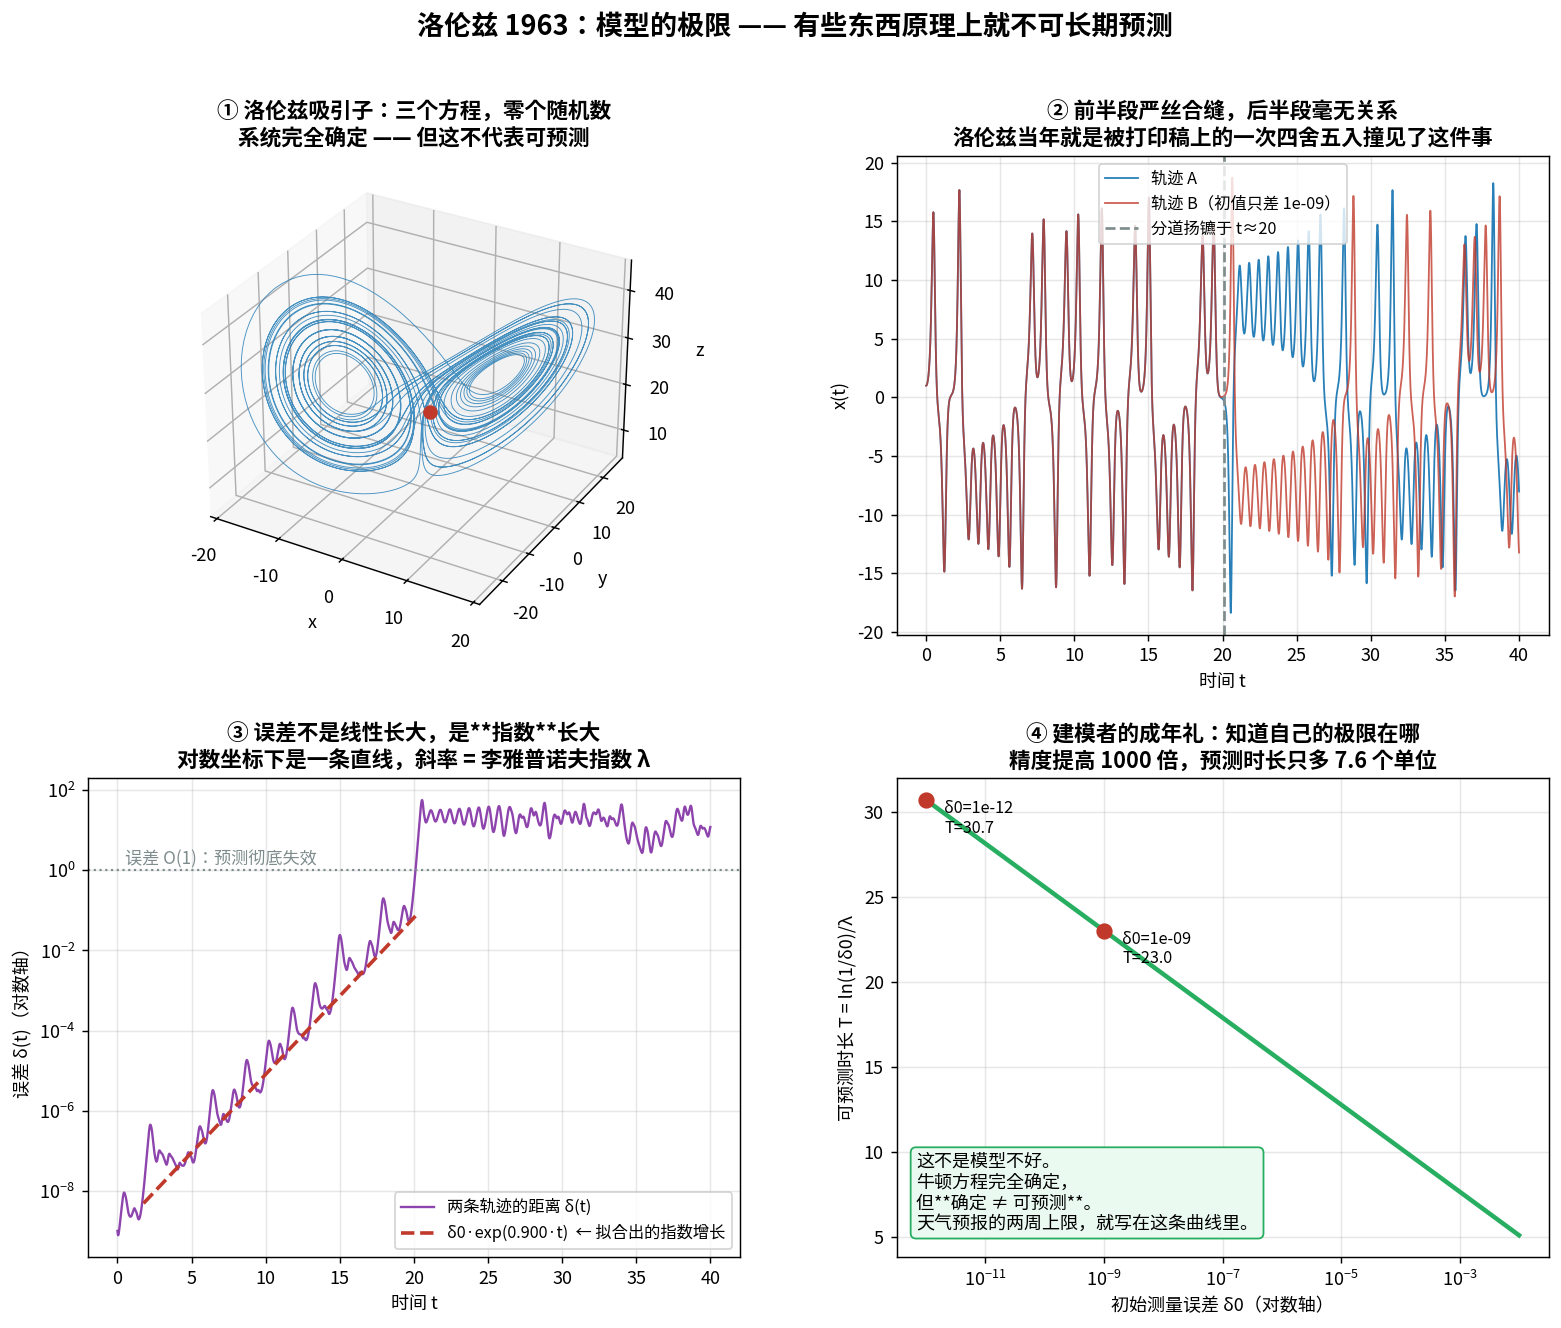

Here is the Python script that generated this plot:
"""lorenz_predictability.py
================================================================================
Chapter 0.4.8 · 洛伦兹 1963：模型的极限 —— 有些东西原理上就不可长期预测

现象 → 模拟 → 解剖 → 公式：

  现象：1961 年，洛伦兹在打印稿上把初值从 0.506127 抄成 0.506 重跑天气模拟，
        本以为只差一点点，结果两条曲线几周（模拟时间）后完全无关。
        他后来把这件事写成三个方程 —— 大气对流的极简模型。
  模拟：本脚本跑两条只差 δ0 的轨迹，看它们什么时候分道扬镳。
  解剖：误差不是线性增长，是**指数增长**：δ(t) ≈ δ0·e^{λt}，λ 是最大李雅普诺夫指数。
        于是可预测时长 T ≈ (1/λ)·ln(容忍误差/δ0) —— 对 δ0 只有**对数**依赖。
        **把初始测量精度提高 1000 倍，只多买到 ln(1000)/λ ≈ 7.6 个时间单位。**
  公式：这不是模型不好，是这类系统的本性。牛顿方程完全确定，
        但确定 ≠ 可预测。知道模型的极限在哪，是建模者的成年礼。

天气预报做不到两周以上，不是因为超算不够快，是因为这条指数曲线。

运行：  python ch00_4_modeling/lorenz_predictability.py
================================================================================
"""

from pathlib import Path

import matplotlib.pyplot as plt
import numpy as np

SIGMA, RHO, BETA = 10.0, 28.0, 8.0 / 3.0     # 洛伦兹 1963 的原始参数


def lorenz(state):
    """三个方程，全部的物理。它们是完全确定的 —— 没有一个随机数。"""
    x, y, z = state
    return np.array([SIGMA * (y - x),
                     x * (RHO - z) - y,
                     x * y - BETA * z])


def integrate(state0, dt=0.005, steps=8000):
    """四阶龙格-库塔 —— 数值积分的标准工具（Runge 1895, Kutta 1901）。"""
    traj = np.empty((steps + 1, 3))
    traj[0] = s = np.asarray(state0, dtype=float)
    for i in range(steps):
        k1 = lorenz(s)
        k2 = lorenz(s + 0.5 * dt * k1)
        k3 = lorenz(s + 0.5 * dt * k2)
        k4 = lorenz(s + dt * k3)
        s = s + dt / 6 * (k1 + 2 * k2 + 2 * k3 + k4)
        traj[i + 1] = s
    return traj


def horizon(delta0, lam, tol=1.0):
    """可预测时长：δ0·e^{λT} = tol  →  T = ln(tol/δ0)/λ。"""
    return np.log(tol / delta0) / lam


def main():
    dt, steps = 0.005, 8000
    t = np.arange(steps + 1) * dt

    base = np.array([1.0, 1.0, 20.0])
    delta0 = 1e-9                                   # 初值只差十亿分之一
    a = integrate(base, dt, steps)
    b = integrate(base + np.array([delta0, 0.0, 0.0]), dt, steps)
    sep = np.linalg.norm(a - b, axis=1)

    # 在指数增长段拟合斜率 = 最大李雅普诺夫指数
    band = (sep > 1e-8) & (sep < 1.0)
    lam = np.polyfit(t[band], np.log(sep[band]), 1)[0]
    print("── 洛伦兹 1963：确定 ≠ 可预测 ────────────────────────")
    print(f"  两条轨迹的初值只差 δ0 = {delta0:.0e}（十亿分之一）")
    print(f"  实测最大李雅普诺夫指数 λ = {lam:.3f}（文献值 ≈ 0.906）")
    t_lost = t[np.argmax(sep > 1.0)]
    print(f"  误差长到 O(1) 用了 {t_lost:.1f} 个时间单位 —— 之后两条轨迹完全无关")

    print("\n── 花钱买精度，买到的是对数 ──────────────────────────")
    for d0 in [1e-3, 1e-6, 1e-9, 1e-12]:
        print(f"  初始误差 {d0:.0e}  →  可预测时长 {horizon(d0, lam):5.1f} 个时间单位")
    gain = horizon(1e-12, lam) - horizon(1e-9, lam)
    print(f"  测量精度提高 1000 倍，只多买到 {gain:.1f} 个时间单位。")
    print("  **这不是超算不够快的问题，是这条指数曲线的问题。**")

    # 不同 δ0 的分歧时刻
    d0s = np.logspace(-12, -2, 24)
    horizons = [horizon(d, lam) for d in d0s]

    # ---------- 画图 ----------
    fig = plt.figure(figsize=(14.5, 11))
    gs = fig.add_gridspec(2, 2, hspace=0.30, wspace=0.24)

    # (a) 蝴蝶
    ax = fig.add_subplot(gs[0, 0], projection="3d")
    ax.plot(a[:, 0], a[:, 1], a[:, 2], color="#2980b9", lw=0.5, alpha=0.85)
    ax.plot([base[0]], [base[1]], [base[2]], "o", color="#c0392b", ms=7)
    ax.set_title("① 洛伦兹吸引子：三个方程，零个随机数\n"
                 "系统完全确定 —— 但这不代表可预测",
                 fontsize=12, fontweight="bold")
    ax.set_xlabel("x"); ax.set_ylabel("y"); ax.set_zlabel("z")

    # (b) 两条轨迹的 x(t)
    ax = fig.add_subplot(gs[0, 1])
    ax.plot(t, a[:, 0], color="#2980b9", lw=1.0, label="轨迹 A")
    ax.plot(t, b[:, 0], color="#c0392b", lw=1.0, alpha=0.8,
            label=f"轨迹 B（初值只差 {delta0:.0e}）")
    ax.axvline(t_lost, color="#7f8c8d", ls="--", lw=1.5,
               label=f"分道扬镳于 t≈{t_lost:.0f}")
    ax.set_xlabel("时间 t")
    ax.set_ylabel("x(t)")
    ax.set_title("② 前半段严丝合缝，后半段毫无关系\n"
                 "洛伦兹当年就是被打印稿上的一次四舍五入撞见了这件事",
                 fontsize=12, fontweight="bold")
    ax.legend(fontsize=9)
    ax.grid(alpha=0.3)

    # (c) 误差指数增长
    ax = fig.add_subplot(gs[1, 0])
    ax.semilogy(t, sep, color="#8e44ad", lw=1.3, label="两条轨迹的距离 δ(t)")
    ax.semilogy(t[band], delta0 * np.exp(lam * t[band]), "--", color="#c0392b", lw=2,
                label=f"δ0·exp({lam:.3f}·t)  ← 拟合出的指数增长")
    ax.axhline(1.0, color="#7f8c8d", ls=":", lw=1.2)
    ax.text(0.5, 1.4, "误差 O(1)：预测彻底失效", fontsize=9.5, color="#7f8c8d")
    ax.set_xlabel("时间 t")
    ax.set_ylabel("误差 δ(t)（对数轴）")
    ax.set_title("③ 误差不是线性长大，是**指数**长大\n"
                 "对数坐标下是一条直线，斜率 = 李雅普诺夫指数 λ",
                 fontsize=12, fontweight="bold")
    ax.legend(fontsize=9)
    ax.grid(alpha=0.3, which="both")

    # (d) 精度 → 可预测时长（对数依赖）
    ax = fig.add_subplot(gs[1, 1])
    ax.semilogx(d0s, horizons, color="#27ae60", lw=2.5)
    for d0 in [1e-9, 1e-12]:
        ax.plot([d0], [horizon(d0, lam)], "o", color="#c0392b", ms=8)
        ax.annotate(f"δ0={d0:.0e}\nT={horizon(d0, lam):.1f}", (d0, horizon(d0, lam)),
                    textcoords="offset points", xytext=(10, -18), fontsize=9)
    ax.set_xlabel("初始测量误差 δ0（对数轴）")
    ax.set_ylabel("可预测时长 T = ln(1/δ0)/λ")
    ax.set_title("④ 建模者的成年礼：知道自己的极限在哪\n"
                 "精度提高 1000 倍，预测时长只多 7.6 个单位",
                 fontsize=12, fontweight="bold")
    ax.grid(alpha=0.3, which="both")
    ax.text(0.03, 0.05,
            "这不是模型不好。\n"
            "牛顿方程完全确定，\n"
            "但**确定 ≠ 可预测**。\n"
            "天气预报的两周上限，就写在这条曲线里。",
            transform=ax.transAxes, va="bottom", fontsize=10,
            bbox=dict(boxstyle="round", fc="#eafaf1", ec="#27ae60"))

    fig.suptitle("洛伦兹 1963：模型的极限 —— 有些东西原理上就不可长期预测",
                 fontsize=15, fontweight="bold")
    out = Path(__file__).with_suffix(".png")
    fig.savefig(out, dpi=130, bbox_inches="tight")
    print(f"\n图已保存到 {out}")


if __name__ == "__main__":
    plt.rcParams["font.sans-serif"] = [
        "PingFang SC", "Heiti SC", "Songti SC", "Noto Sans CJK SC",
        "Noto Sans CJK JP", "WenQuanYi Zen Hei", "Arial Unicode MS",
    ]
    plt.rcParams["axes.unicode_minus"] = False
    main()
